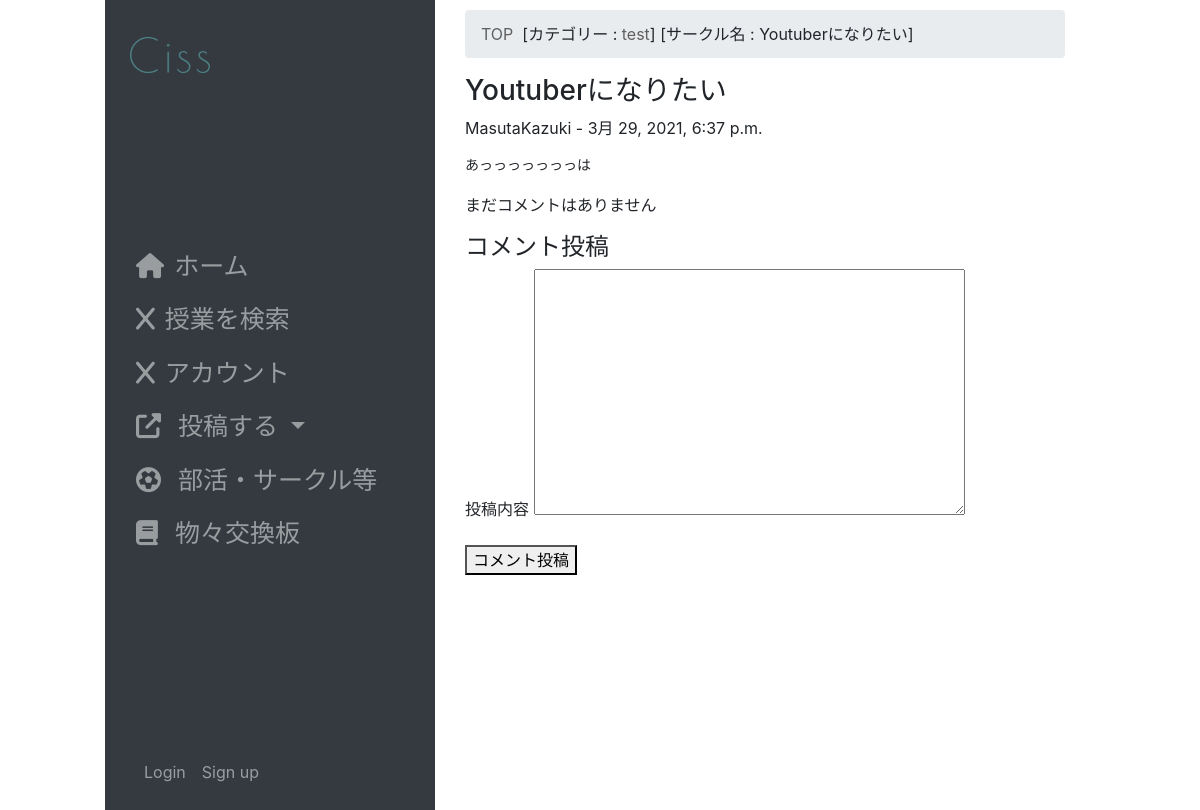
Page /club/6/ on the committed database.
### club/models.py (models this page shows, shortened)
class Topic2(models.Model):
    user_name = models.ForeignKey(
        User,
        on_delete=models.SET_NULL,
        null=True,
        blank=True,
    )
    title = models.CharField(
        'タイトル',
        max_length=255,
        null = False,
        blank = False,
    )
    message = models.TextField(
        verbose_name='本文',
        null=True,
        blank=False,
    )
    category = models.ForeignKey(
        Category,
        verbose_name='カテゴリー',
        on_delete=models.PROTECT,
        null=True,
        blank=False,
    )
    created = models.DateTimeField(
        auto_now_add=True,
    )
    pub_flg = models.BooleanField(
        default=True,
    )
    modified = models.DateTimeField(
        auto_now=True,
    )
    objects = TopicManager()

class Category(models.Model):
    name = models.CharField(
        'カテゴリー名',
        max_length=50,
    )
    url_code = models.CharField(
        'URLコード',
        max_length=50,
        null=True,
        blank=False,
        unique=True,
    )
    sort=models.IntegerField(
        verbose_name='ソート',
        default=0,
    )
    objects = CategoryManager

### accounts/models.py (models this page shows, shortened)
class User(AbstractBaseUser, PermissionsMixin):
    username_validator = UnicodeUsernameValidator()
    username = models.CharField(
        _('username'),
        max_length=50,
        unique=True,
        help_text='この項目は必須です。全角文字、半角英数字、@/./+/-/_ で50文字以下にしてください。',
        validators=[username_validator],
        error_messages={
            'unique': _("A user with that username already exists."),
        },
    )
    email = models.EmailField(
        _('email address'),
        help_text='この項目は必須です。メールアドレスは公開されません。@ed.tmu.ac.jpのみ使用できます。',
        blank=False
    )
    is_staff = models.BooleanField(
        _('staff status'),
        default=False,
        help_text=_('Designates whether the user can log into this admin site.'),
    )
    is_active = models.BooleanField(
        _('active'),
        default=True,
        help_text=_(
            'Designates whether this user should be treated as active. '
            'Unselect this instead of deleting accounts.'
        ),
    )
    date_joined = models.DateTimeField(_('date joined'), default=timezone.now)
    objects = UserManager()
    EMAIL_FIELD = 'email'
    USERNAME_FIELD = 'username'
    REQUIRED_FIELDS = ['email']
    class Meta:
        verbose_name = _('user')
        verbose_name_plural = _('users')
        abstract = False

### club/views.py (the view, shortened to what this page needs)
# urls.py: path('<int:pk>/', views.TopicAndCommentView.as_view(), name='topic'),
class TopicAndCommentView(FormView,LoginRequiredMixin):
    template_name = 'club/detail_topic.html'
    form_class = CommentModelForm
    def get_context_data(self):
        ctx = super().get_context_data()
        ctx['topic'] = Topic2.objects.get(id=self.kwargs['pk'])
        ctx['comment_list'] = Comment.objects.filter(
                topic_id=self.kwargs['pk']).order_by('no')
        return ctx

### club/forms.py (shortened to what this page needs)
class CommentModelForm(forms.ModelForm):
    class Meta:
        model = Comment
        fields = [
            'message',
        ]
    def __init__(self, *args, **kwargs):
        kwargs.setdefault('label_suffix', '')
        super().__init__(*args, **kwargs)

### templates/club/detail_topic.html (shortened to what this page needs)
<!DOCTYPE html>
{% extends 'cissapp/layout.html' %}
{% load static %}
{% block content %}
<div class="ui grid stackable">
    <div class="eleven wide column">
        <div class="ui breadcrumb">
            <a href="{% url 'club:top' %}" class="section">TOP</a>
            &nbsp; [カテゴリー :&nbsp;
            <a href="{% url 'club:category' url_code=topic.category.url_code %}" class="section">{{topic.category.name}}</a>]
            &nbsp;[サークル名 :&nbsp;
            <a class="active section">{{topic.title}}</a>]
        </div>
        <div class="ui segment">
            <div class="content">
                <div class="header"><h3>{{topic.title}}</h3></div>
                <p>{{topic.user_name}} - {{topic.created}}</p>
                <div class="ui segment">
                    <p><pre>{{topic.message}}</pre></p>
                </div>
            </div>
        </div>
        <div class="ui segment">
            {% if comment_list %}
            {% for comment in comment_list %}
            <div class="ui segment secondary">
                <p>{{comment.no}}. {{comment.user_name}}<br>{{comment.message}}<br>{{comment.created}}</p>
                {% if comment.pub_flg %}
                <p><pre&gt:{{comment.message}}</pre></p>
                {% else %}
                <p style="color: #aaa">このコメントは非表示となりました。</p>
                {% endif %}
            </div>
            {% endfor %}
            {% else %}
            <div class="ui warning message"><p>まだコメントはありません</p></div>
            {% endif %}
        </div>
        <h4>コメント投稿</h4>
        <div class="ui segment">
            <form class="ui form" action="" method="POST">
                {{form.as_p}}
                <button class="ui button orange" type="submit">コメント投稿</button>
            </form>
        </div>
    </div>
</div>
{% endblock %}

### templates/cissapp/layout.html (style rules this page uses)
a { color:rgb(95, 95, 95); }
@media screen and (min-width: 480px) { body { width:80%; margin: auto; } }

### rows in the picture
Topic2: category.name "test", title "Youtuberになりたい", user_name "MasutaKazuki", created "3月 29, 2021, 6:37 p.m.", message "あっっっっっっっは"
